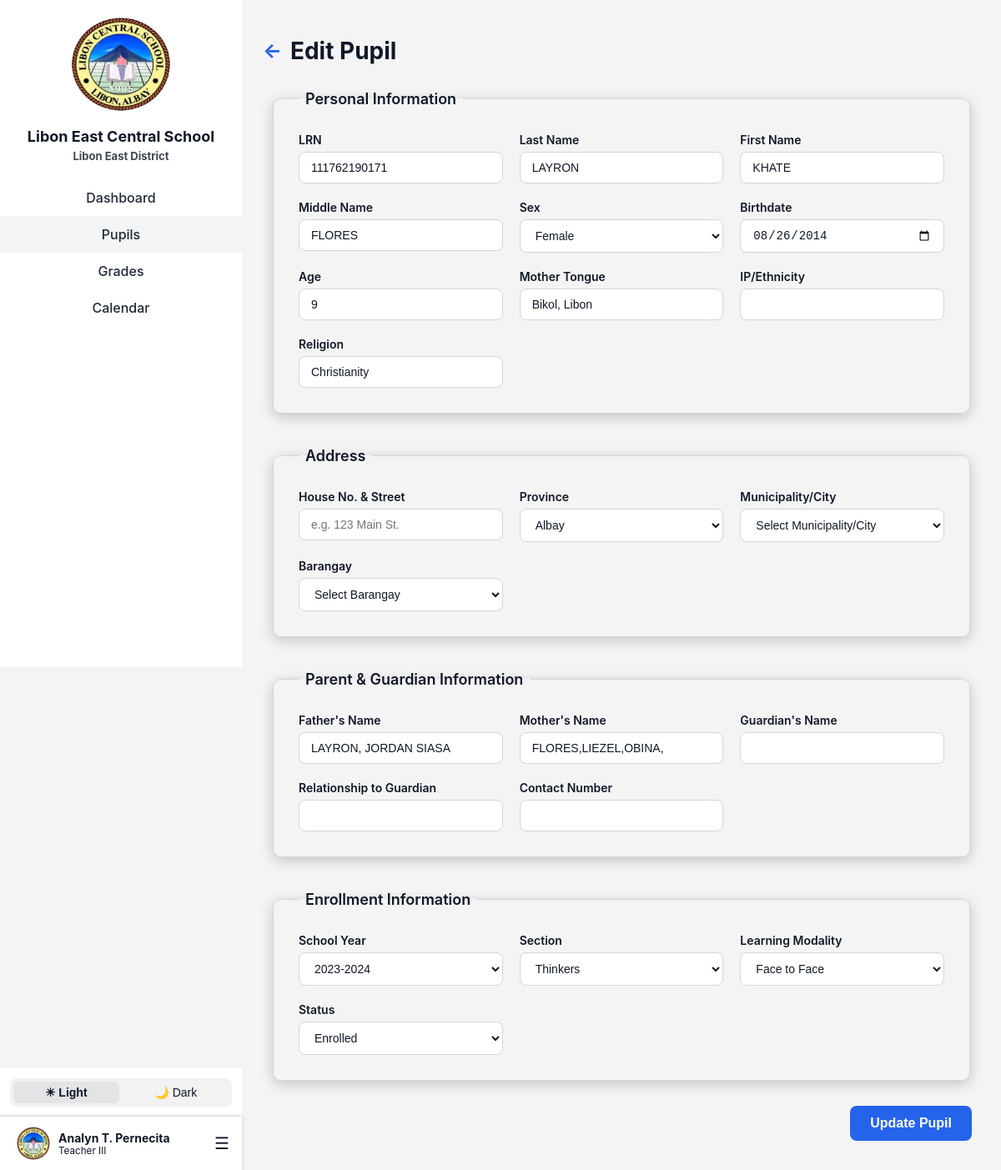
/Landing/Login/Page/edit_pupil.php?id=952 (signed in), run on an earlier commit of the app's database.
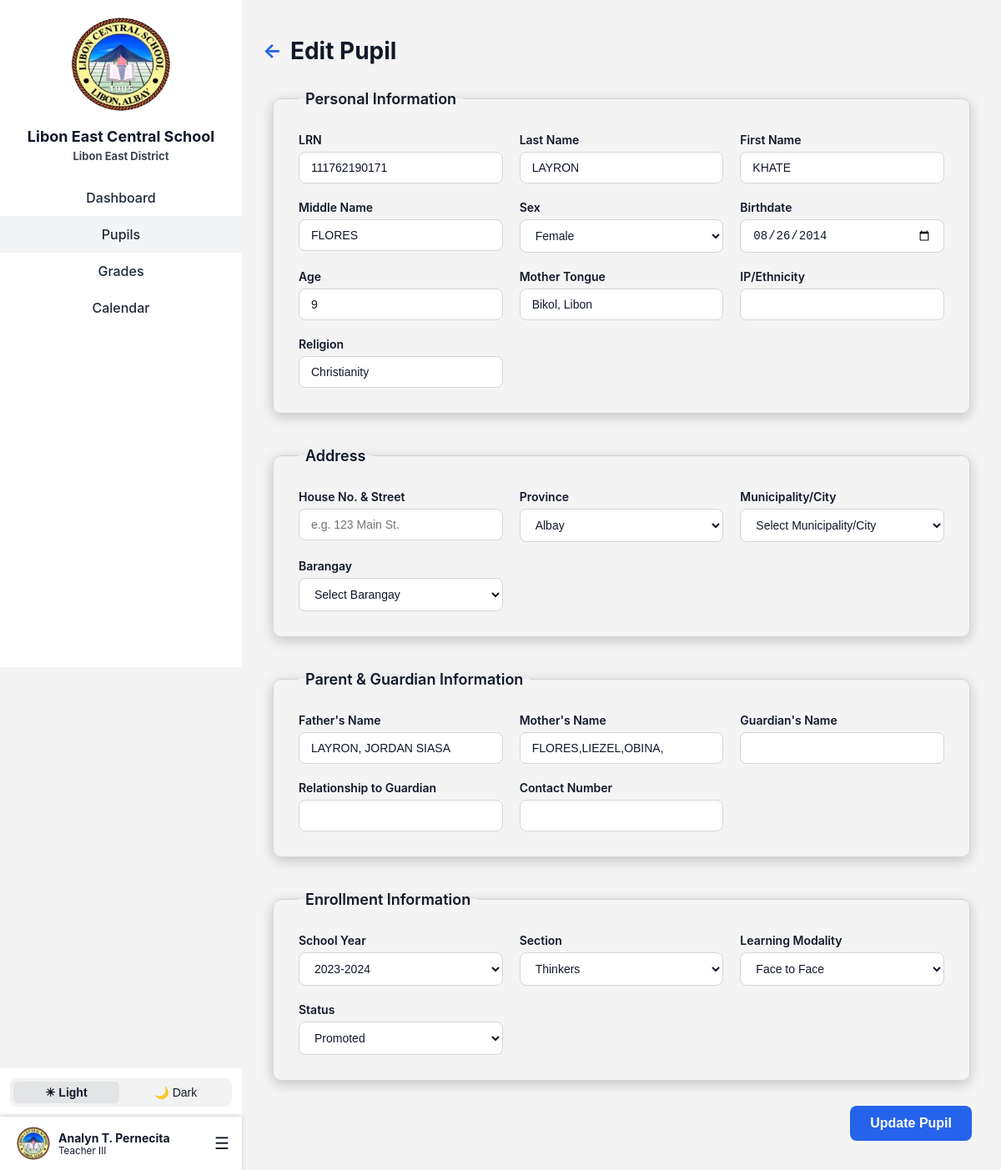
And on a later commit of the database.
### tables this page shows
CREATE TABLE `pupils` (
  `pupil_id` int(11) NOT NULL,
  `teacher_id` int(11) NOT NULL,
  `lrn` varchar(12) NOT NULL,
  `last_name` varchar(100) DEFAULT NULL,
  `first_name` varchar(100) DEFAULT NULL,
  `middle_name` varchar(100) DEFAULT NULL,
  `sex` enum('Male','Female') DEFAULT NULL,
  `birthdate` date DEFAULT NULL,
  `age` int(11) DEFAULT NULL,
  `mother_tongue` varchar(100) DEFAULT NULL,
  `ip_ethnicity` varchar(100) DEFAULT NULL,
  `religion` varchar(100) DEFAULT NULL,
  `house_no_street` varchar(155) DEFAULT NULL,
  `barangay` varchar(100) DEFAULT NULL,
  `municipality` varchar(100) DEFAULT NULL,
  `province` varchar(100) DEFAULT NULL,
  `father_name` varchar(150) DEFAULT NULL,
  `mother_name` varchar(150) DEFAULT NULL,
  `guardian_name` varchar(150) DEFAULT NULL,
  `relationship_to_guardian` varchar(100) DEFAULT NULL,
  `contact_number` varchar(20) DEFAULT NULL,
  `learning_modality` varchar(255) DEFAULT NULL,
  `remarks` varchar(255) DEFAULT NULL COMMENT 'T/I - Transferred In\r\nT/O- Transferred Out\r\nDRPLE - Dropped',
  `sy_id` int(11) NOT NULL,
  `section_id` int(11) NOT NULL,
  `status` varchar(20) DEFAULT 'enrolled'
);

### Landing/Login/Page/edit_pupil.php (the view, shortened to what the changed rows need)
<?php
include 'lecs_db.php';
$pupil_id = intval($_GET['id']);
$result = $conn->query("SELECT * FROM pupils WHERE pupil_id=$pupil_id");
$pupil = $result->fetch_assoc();
$formData = $pupil;
$status_date = '';
$formData['status_date'] = $status_date;
?>
<!DOCTYPE html>
<html lang="en">
<head>
    <link href="css/adminAddPupil.css" rel="stylesheet">
    <link rel="stylesheet" href="css/sidebar.css">
</head>
<body>
<div class="container">
    <?php include 'teacherSidebar.php'; ?>
    <div class="main-content">
        <h1>
            <span class="back-arrow" onclick="window.location.href='teacherPupils.php'">←</span>
            Edit Pupil
        </h1>
        <form method="POST">
            <fieldset>
                <div class="form-grid">
                    <div class="form-group">
                        <label>LRN</label>
                        <input type="text" name="lrn" value="<?= htmlspecialchars($formData['lrn'] ?? '') ?>" required>
                    </div>
                    <div class="form-group">
                        <label>Last Name</label>
                        <input type="text" name="last_name" value="<?= htmlspecialchars($formData['last_name'] ?? '') ?>" required>
                    </div>
                    <div class="form-group">
                        <label>First Name</label>
                        <input type="text" name="first_name" value="<?= htmlspecialchars($formData['first_name'] ?? '') ?>" required>
                    </div>
                    <div class="form-group">
                        <label>Middle Name</label>
                        <input type="text" name="middle_name" value="<?= htmlspecialchars($formData['middle_name'] ?? '') ?>">
                    </div>
                    <div class="form-group">
                        <label>Sex</label>
                        <select name="sex" required>
                            <option value="Female" <?= ($formData['sex']=="Female")?"selected":"" ?>>Female</option>
                        </select>
                    </div>
                    <div class="form-group">
                        <label>Birthdate</label>
                        <input type="date" name="birthdate" id="birthdate" value="<?= $formData['birthdate'] ?? '' ?>" required>
                    </div>
                    <div class="form-group">
                        <label>Age</label>
                        <input type="number" name="age" id="age" value="<?= $formData['age'] ?? '' ?>">
                    </div>
                    <div class="form-group">
                        <label>Mother Tongue</label>
                        <input type="text" name="mother_tongue" value="<?= htmlspecialchars($formData['mother_tongue'] ?? '') ?>">
                    </div>
                    <div class="form-group">
                        <label>Religion</label>
                        <input type="text" name="religion" value="<?= htmlspecialchars($formData['religion'] ?? '') ?>">
                    </div>
                </div>
            </fieldset>
            <fieldset>
                <div class="form-grid">
                    <div class="form-group">
                        <label>Father's Name</label>
                        <input type="text" name="father_name" value="<?= htmlspecialchars($formData['father_name'] ?? '') ?>">
                    </div>
                    <div class="form-group">
                        <label>Mother's Name</label>
                        <input type="text" name="mother_name" value="<?= htmlspecialchars($formData['mother_name'] ?? '') ?>">
                    </div>
                </div>
            </fieldset>
            <fieldset>
                <div class="form-grid">
                    <div class="form-group">
                        <label>Learning Modality</label>
                        <select name="learning_modality" required>
                            <option value="Face to Face" <?= ($formData['learning_modality'] == "Face to Face") ? "selected" : "" ?>>Face to Face</option>
                        </select>
                    </div>
                    <div class="form-group">
                        <label>Status</label>
                        <select name="status" id="status" required>
                            <option value="enrolled" <?= ($formData['status'] == 'enrolled') ? 'selected' : '' ?>>Enrolled</option>
                            <option value="promoted" <?= ($formData['status'] == 'promoted') ? 'selected' : '' ?>>Promoted</option>
                        </select>
                    </div>
                </div>
            </fieldset>
        </form>
    </div>
</div>
</body>
</html>

What changed in the data, as far as the page shows it:
changed pupils "LAYRON": status "Enrolled" → "Promoted"
